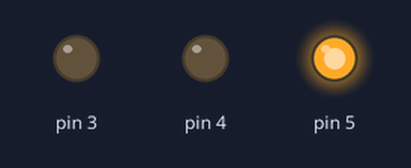
A sketch run on a simulated Arduino Uno, built with avr-gcc and run on an emulated ATmega328P. On the bench: output pins drawn as LEDs (lit = HIGH).

Above: at 6.0 s.
At 13.5 s:
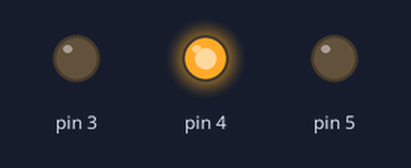
At 22.6 s:
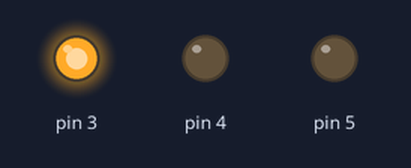
Timing chart, 0 to 39.2 s (numbered marks = the images above):
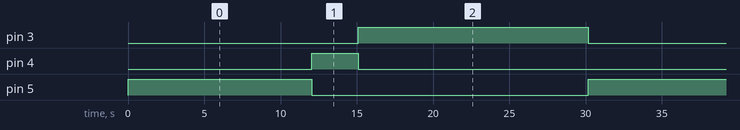

The sketch:

relatorio_extra.ino
```cpp
//12s -> 735
//3s -> 184
//15s -> 919

int cont = 0;
int ctr = 0;

ISR(TIMER0_OVF_vect) {
  cont++;
  if (ctr == 0) {
    if (cont > 735) {
      PORTD &= ~(1 << PD5);
      PORTD |= (1 << PD4);
      ctr++;
      cont = 0;
    }
  } else if (ctr == 1) {
    if (cont > 184) {
      PORTD &= ~(1 << PD4);
      PORTD |= (1 << PD3);
      ctr++;
      cont = 0;
    }
  } else if (ctr == 2) {
    if (cont > 919) {
      PORTD &= ~(1 << PD3);
      PORTD |= (1 << PD5);
      ctr = 0;
      cont = 0;
    }
  }
}
int main(void) {

  DDRD = 0b000111000;
  PORTD |= (1 << PD5);
  TCCR0A = 0;
  TCCR0B |= (1 << CS02) | (1 << CS00);
  TIMSK0 |= (1 << TOIE0);
  sei();
  while (1) {

  }

}
```

Measured:
- by itself, pin 3: alternates HIGH for 15.1 s and LOW for 15.1 s
- by itself, pin 4: alternates HIGH for 3.0 s and LOW for 27.1 s
- by itself, pin 5: alternates HIGH for 12.1 s and LOW for 18.1 s
